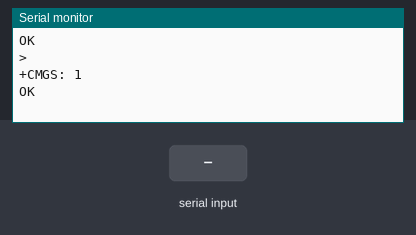
This sketch was run on a simulated Arduino Uno, built with avr-gcc and run on an emulated ATmega328P. Shown: the last lines printed to the serial monitor. The test bench sets the inputs (shaded band). The modem accepts every AT command (registered, SIM ready, sends succeed) and sends nothing else.

Above: at 4.1 s.
4.2 s: "1" received over the second serial link
At 5.4 s:
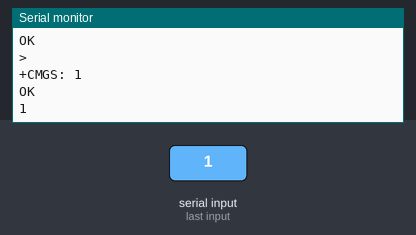
5.7 s: "0" received over the second serial link
At 6.8 s:
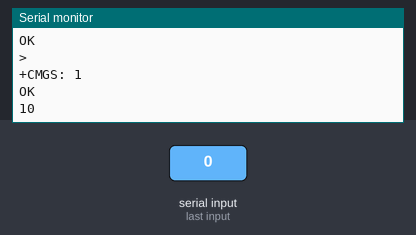

Measured:
- after the input at 4.2 s, the serial monitor: prints a new line at once (image 1)
- after the input at 5.7 s, the serial monitor: prints a new line at once (image 2)

The sketch:

sendSMS.ino
```cpp
/**
   GeekFactory - "INNOVATING TOGETHER"
   Distribucion de materiales para el desarrollo e innovacion tecnologica
   www.geekfactory.mx

   SKETCH PARA ENVIAR SMS CON ARDUINO TRAVÉS DE MODEM GSM SIM800L. AL MOMENTO
   DE ARRANCAR EL SKETCH SE ENVÍA EL MENSAJE DE TEXTO, LUEGO EL ARDUINO QUEDA EN MODO DE
   PUENTE USB-UART PARA PODER SEGUIR ENVIANDO COMANDOS AT AL MODULO GSM.

   ESTE SKETCH CREA UN UART EMULADO POR SOFTWARE EN LOS PINES INDICADOS Y REDIRIGE
   LOS DATOS DESDE Y HACIA EL UART POR HARDWARE EN LOS PINES 0 Y 1 DEL ARDUINO UNO.
   ESTA DISEÑADO PENSANDO EN LA TARJETA UNO, YA QUE EL MEGA SI DISPONE DE VARIOS
   UART POR HARDWARE Y PODRIA REALIZARSE SIN RECURRIR A SOFTWARESERIAL.

*/
#include <SoftwareSerial.h>

// CONFIGURACION DE UART GSM
#define CONFIG_GSM_RXPIN 10
#define CONFIG_GSM_TXPIN 8
#define CONFIG_GSM_BAUDRATE 9600

// PUERTO SERIE EMULADO: EL ARDUINO UNO TIENE SOLO 1 UART
// EN EL CONSTRUCTOR DE SOFTWARESERIAL SE ESPECIFICAN LOS PINES PARA RX Y TX
SoftwareSerial swseri = SoftwareSerial(CONFIG_GSM_RXPIN, CONFIG_GSM_TXPIN);

void setup()
{
  // PREPARAR LOS PUERTOS SERIALES A LA VELOCIDAD CONFIGURADA
  swseri.begin(CONFIG_GSM_BAUDRATE);
  Serial.begin(CONFIG_GSM_BAUDRATE);

  // IMPRIMIR EL ENCABEZADO INCIAL
  Serial.println(F("----------------------------------------------------"));
  Serial.println(F("  EJEMPLO PARA ENVIAR SMS CON ARDUINO Y MODULO GSM  "));
  Serial.println(F("            http://www.geekfactory.mx              "));
  Serial.println(F("----------------------------------------------------"));

  // ENVIAR LOS COMANDOS AT AL MODEM PARA EL ENVIO DEL MENSAJE SMS
  // CONFIGURAR EL MODULO PARA ENVIO DE MENSAJES EN MODO TEXTO (OTRA OPCION ES EL MODO PDU)
  swseri.println("AT+CMGF=1");
  delay(100);

  // ENVIAR EL COMANDO DE ENVIO DE SMS INCLUYENDO EL DESTINATARIO DEL MENSAJE
  swseri.println("AT+CMGS=\"+5491164359450\"");
  delay(100);

  // ENVIAR EL CUERPO DEL MENSAJE
  swseri.print("HOLA MUNDO SMS DESDE ARDUINO!");
  delay(500);

  // ENVIAR EL CARACTER DE CONTROL ASCII 26 (SUB) 0X1A INDICANDO EL FINAL DEL CUERPO DEL MENSAJE
  swseri.print(char(0x1A));
  delay(2000);
}

void loop()
{
  // SI HAY DATOS EN LA INTERFAZ SERIAL POR SOFTWARE, ESCRIBIRLOS EN EL UART FISICO
  if (swseri.available())
  {
    Serial.write(swseri.read());
  }

  // SI HAY DATOS EN LA INTERFAZ SERIAL POR HARDWARE, ESCRIBIRLOS EN EL UART EMULADO
  if (Serial.available())
  {
    swseri.write(Serial.read());
  }}
```
